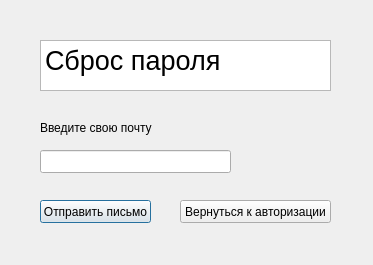
<?xml version="1.0" encoding="UTF-8"?>
<ui version="4.0">
 <class>restmail</class>
 <widget class="QDialog" name="restmail">
  <property name="geometry">
   <rect>
    <x>0</x>
    <y>0</y>
    <width>373</width>
    <height>265</height>
   </rect>
  </property>
  <property name="windowTitle">
   <string>Dialog</string>
  </property>
  <widget class="QTextBrowser" name="textBrowser">
   <property name="geometry">
    <rect>
     <x>40</x>
     <y>40</y>
     <width>291</width>
     <height>51</height>
    </rect>
   </property>
   <property name="html">
    <string>&lt;!DOCTYPE HTML PUBLIC &quot;-//W3C//DTD HTML 4.0//EN&quot; &quot;http://www.w3.org/TR/REC-html40/strict.dtd&quot;&gt;
&lt;html&gt;&lt;head&gt;&lt;meta name=&quot;qrichtext&quot; content=&quot;1&quot; /&gt;&lt;meta charset=&quot;utf-8&quot; /&gt;&lt;style type=&quot;text/css&quot;&gt;
p, li { white-space: pre-wrap; }
hr { height: 1px; border-width: 0; }
li.unchecked::marker { content: &quot;\2610&quot;; }
li.checked::marker { content: &quot;\2612&quot;; }
&lt;/style&gt;&lt;/head&gt;&lt;body style=&quot; font-family:'Sans Serif'; font-size:9pt; font-weight:400; font-style:normal;&quot;&gt;
&lt;p style=&quot; margin-top:0px; margin-bottom:0px; margin-left:0px; margin-right:0px; -qt-block-indent:0; text-indent:0px;&quot;&gt;&lt;span style=&quot; font-size:20pt;&quot;&gt;Сброс пароля&lt;/span&gt;&lt;/p&gt;&lt;/body&gt;&lt;/html&gt;</string>
   </property>
  </widget>
  <widget class="QLabel" name="label">
   <property name="geometry">
    <rect>
     <x>40</x>
     <y>120</y>
     <width>131</width>
     <height>16</height>
    </rect>
   </property>
   <property name="text">
    <string>Введите свою почту</string>
   </property>
  </widget>
  <widget class="QLineEdit" name="lineEdit">
   <property name="geometry">
    <rect>
     <x>40</x>
     <y>150</y>
     <width>191</width>
     <height>23</height>
    </rect>
   </property>
  </widget>
  <widget class="QPushButton" name="pushButton">
   <property name="geometry">
    <rect>
     <x>40</x>
     <y>200</y>
     <width>111</width>
     <height>23</height>
    </rect>
   </property>
   <property name="text">
    <string>Отправить письмо</string>
   </property>
  </widget>
  <widget class="QPushButton" name="pushButton_2">
   <property name="geometry">
    <rect>
     <x>180</x>
     <y>200</y>
     <width>151</width>
     <height>23</height>
    </rect>
   </property>
   <property name="text">
    <string>Вернуться к авторизации</string>
   </property>
  </widget>
 </widget>
 <resources/>
 <connections/>
</ui>
